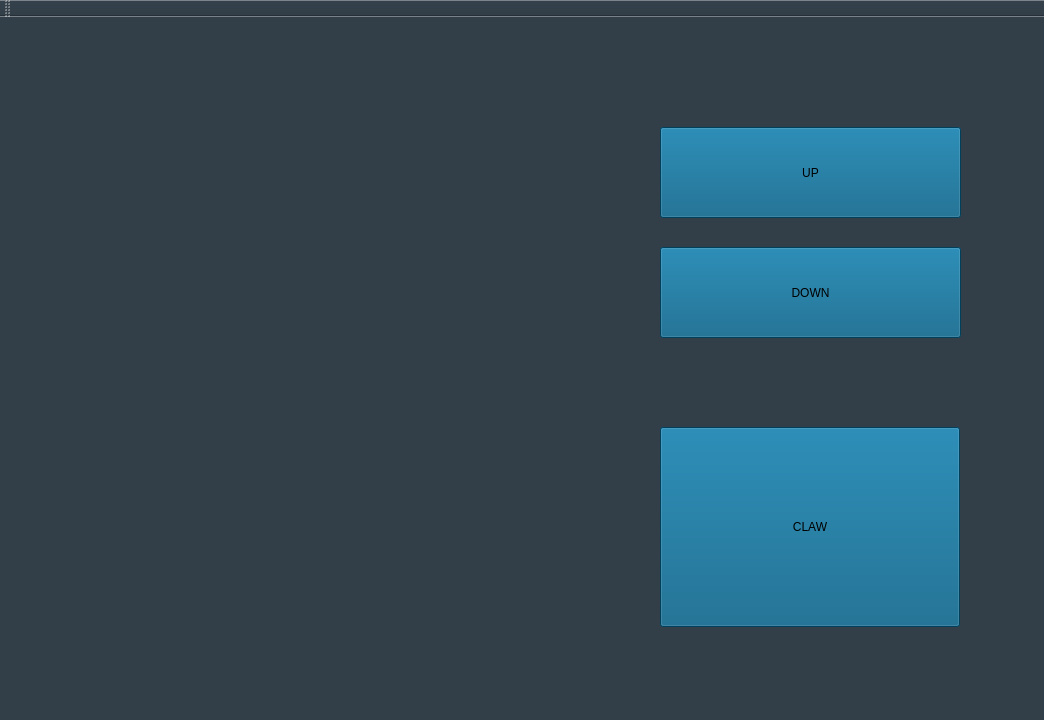
<?xml version="1.0" encoding="UTF-8"?>
<ui version="4.0">
 <class>RobotControlClass</class>
 <widget class="QMainWindow" name="RobotControlClass">
  <property name="geometry">
   <rect>
    <x>0</x>
    <y>0</y>
    <width>1044</width>
    <height>720</height>
   </rect>
  </property>
  <property name="windowTitle">
   <string>RobotControl</string>
  </property>
  <property name="styleSheet">
   <string notr="true">background-color: rgb(50, 62, 72);</string>
  </property>
  <widget class="QWidget" name="centralWidget">
   <widget class="QPushButton" name="claw">
    <property name="geometry">
     <rect>
      <x>660</x>
      <y>410</y>
      <width>300</width>
      <height>200</height>
     </rect>
    </property>
    <property name="styleSheet">
     <string notr="true">background-color: rgb(0, 90, 129);</string>
    </property>
    <property name="text">
     <string>CLAW</string>
    </property>
   </widget>
   <widget class="QPushButton" name="verticalArmUp">
    <property name="geometry">
     <rect>
      <x>660</x>
      <y>110</y>
      <width>301</width>
      <height>91</height>
     </rect>
    </property>
    <property name="styleSheet">
     <string notr="true">background-color: rgb(0, 90, 129);</string>
    </property>
    <property name="text">
     <string>UP</string>
    </property>
   </widget>
   <widget class="QPushButton" name="verticalArmDown">
    <property name="geometry">
     <rect>
      <x>660</x>
      <y>230</y>
      <width>301</width>
      <height>91</height>
     </rect>
    </property>
    <property name="styleSheet">
     <string notr="true">background-color: rgb(0, 90, 129);</string>
    </property>
    <property name="text">
     <string>DOWN</string>
    </property>
   </widget>
  </widget>
  <widget class="QMenuBar" name="menuBar">
   <property name="geometry">
    <rect>
     <x>0</x>
     <y>0</y>
     <width>1044</width>
     <height>26</height>
    </rect>
   </property>
  </widget>
  <widget class="QToolBar" name="mainToolBar">
   <attribute name="toolBarArea">
    <enum>TopToolBarArea</enum>
   </attribute>
   <attribute name="toolBarBreak">
    <bool>false</bool>
   </attribute>
  </widget>
  <widget class="QStatusBar" name="statusBar"/>
 </widget>
 <layoutdefault spacing="6" margin="11"/>
 <resources>
  <include location="robot_control.qrc"/>
 </resources>
 <connections/>
</ui>
